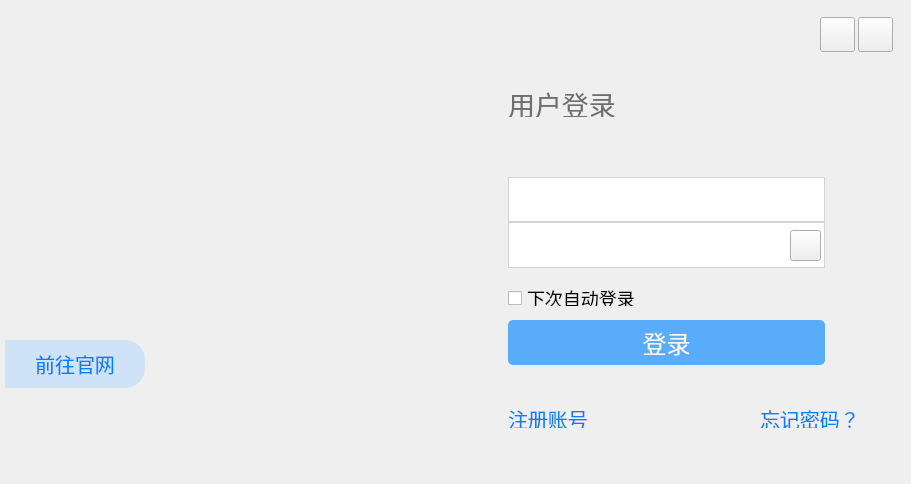
<?xml version="1.0" encoding="UTF-8"?>
<ui version="4.0">
 <class>Login_Register</class>
 <widget class="QWidget" name="Login_Register">
  <property name="geometry">
   <rect>
    <x>0</x>
    <y>0</y>
    <width>911</width>
    <height>484</height>
   </rect>
  </property>
  <property name="sizePolicy">
   <sizepolicy hsizetype="Expanding" vsizetype="Expanding">
    <horstretch>0</horstretch>
    <verstretch>0</verstretch>
   </sizepolicy>
  </property>
  <property name="font">
   <font>
    <family>黑体</family>
   </font>
  </property>
  <property name="windowTitle">
   <string>Login_Register</string>
  </property>
  <property name="styleSheet">
   <string notr="true">QWidget#Login_Register{
border-radius:10px;
}</string>
  </property>
  <widget class="QPushButton" name="btn_Min">
   <property name="geometry">
    <rect>
     <x>820</x>
     <y>17</y>
     <width>35</width>
     <height>35</height>
    </rect>
   </property>
   <property name="focusPolicy">
    <enum>Qt::NoFocus</enum>
   </property>
   <property name="styleSheet">
    <string notr="true">QPushButton#btn_Min
{
     border-image:url(:/image/Min01.png);
}
QPushButton:hover#btn_Min
{
     border-image:url(:/image/Min_hover.png);
}</string>
   </property>
   <property name="text">
    <string/>
   </property>
  </widget>
  <widget class="QPushButton" name="btn_Close">
   <property name="geometry">
    <rect>
     <x>858</x>
     <y>17</y>
     <width>35</width>
     <height>35</height>
    </rect>
   </property>
   <property name="focusPolicy">
    <enum>Qt::NoFocus</enum>
   </property>
   <property name="styleSheet">
    <string notr="true">QPushButton#btn_Close
{
      border-image: url(:/image/Close01.png);
}
QPushButton:hover#btn_Close
{
      border-image: url(:/image/Close_hover.png);
}</string>
   </property>
   <property name="text">
    <string/>
   </property>
  </widget>
  <widget class="QLabel" name="label_err">
   <property name="geometry">
    <rect>
     <x>508</x>
     <y>138</y>
     <width>250</width>
     <height>31</height>
    </rect>
   </property>
   <property name="font">
    <font>
     <pointsize>-1</pointsize>
    </font>
   </property>
   <property name="styleSheet">
    <string notr="true">color: rgb(251, 173, 88);
font-size:16px;</string>
   </property>
   <property name="text">
    <string/>
   </property>
  </widget>
  <widget class="ComboBox" name="combo_account">
   <property name="geometry">
    <rect>
     <x>508</x>
     <y>177</y>
     <width>317</width>
     <height>45</height>
    </rect>
   </property>
   <property name="styleSheet">
    <string notr="true">QComboBox{
	font-size:20px;
}
QComboBox#combo_account{
border:1px solid rgb(211,211,211);
height: 50px;
}
QComboBox:hover#combo_account{
border:1px solid rgb(255,170,0);
}
QComboBox::down-arrow#combo_account{
background-image: url(:/image/comboBox_btn (2).png);
background-repeat:no-repeat;
background-position:center;
height:5px;
width:12px;
}
QComboBox::down-arrow:hover#combo_account{
background-image: url(:/image/comboBox_btn (1).png);
background-repeat:no-repeat;
background-position:center;
height:5px;
width:12px;
}
QComboBox::down-arrow:checked#combo_account{
background-image: url(:/image/comboBox_btn (3).png);
background-repeat:no-repeat;
background-position:center;
height:5px;
width:12px;
}
QComboBox::drop-down{
	background-color: rgb(255,255,255);
}   

QComboBox QAbstractItemView::item {
    height: 45px;   
/* 项的高度（设置pComboBox-&gt;setView(new QListView());后，该项才起作用） */
}

/* QComboBox中的垂直滚动条 */
QComboBox QAbstractScrollArea QScrollBar:vertical {
    width: 10px;
    background-color: #d0d2d4;   /* 空白区域的背景色  灰色green */
}
 
QComboBox QAbstractScrollArea QScrollBar::handle:vertical {
    border-radius: 5px;   /* 圆角 */
    background: rgb(160,160,160);   /* 小方块的背景色深灰lightblue */
}
 
QComboBox QAbstractScrollArea QScrollBar::handle:vertical:hover {
    background: rgb(90, 91, 93);   /* 越过小方块的背景色yellow */
}
</string>
   </property>
   <property name="editable">
    <bool>true</bool>
   </property>
  </widget>
  <widget class="MyLineEdit" name="lineEdit_password">
   <property name="geometry">
    <rect>
     <x>508</x>
     <y>222</y>
     <width>317</width>
     <height>46</height>
    </rect>
   </property>
   <property name="styleSheet">
    <string notr="true">QLineEdit{
	font-size:20px;
}
QLineEdit#lineEdit_password{
border:1px solid rgb(211,211,211);
}
QLineEdit:hover#lineEdit_password{
border:1px solid rgb(255,170,0);
}</string>
   </property>
   <property name="text">
    <string/>
   </property>
  </widget>
  <widget class="QCheckBox" name="checkBox_autoLogin">
   <property name="geometry">
    <rect>
     <x>508</x>
     <y>290</y>
     <width>141</width>
     <height>16</height>
    </rect>
   </property>
   <property name="font">
    <font>
     <pointsize>-1</pointsize>
    </font>
   </property>
   <property name="focusPolicy">
    <enum>Qt::TabFocus</enum>
   </property>
   <property name="styleSheet">
    <string notr="true">QCheckBox{
	font-size:18px;
}
QCheckBox::indicator:unchecked{
    image:url(:/image/unchecked_1.png);
}

QCheckBox::indicator:unchecked:hover{
    image:url(:/image/unchecked_2.png);
}

QCheckBox::indicator:checked{
    image:url(:/image/checked_1.png);
}

QCheckBox::indicator:checked:hover{
    image:url(:/image/checked_2.png);
}</string>
   </property>
   <property name="text">
    <string>下次自动登录</string>
   </property>
  </widget>
  <widget class="QPushButton" name="btn_Login">
   <property name="geometry">
    <rect>
     <x>508</x>
     <y>320</y>
     <width>317</width>
     <height>45</height>
    </rect>
   </property>
   <property name="font">
    <font>
     <pointsize>-1</pointsize>
    </font>
   </property>
   <property name="focusPolicy">
    <enum>Qt::TabFocus</enum>
   </property>
   <property name="styleSheet">
    <string notr="true">QPushButton{
	font-size:24px;
}
QPushButton#btn_Login{
background-color:#58ACFA;
color: rgb(255, 245, 237);
border-radius:5px;
}
QPushButton:hover#btn_Login{
background-color:#A9E2F3;
color: rgb(255, 245, 237);
border-radius:5px;
}






</string>
   </property>
   <property name="text">
    <string>登录</string>
   </property>
  </widget>
  <widget class="QLabel" name="label_RegisterAccount">
   <property name="geometry">
    <rect>
     <x>508</x>
     <y>410</y>
     <width>91</width>
     <height>18</height>
    </rect>
   </property>
   <property name="font">
    <font>
     <pointsize>-1</pointsize>
    </font>
   </property>
   <property name="styleSheet">
    <string notr="true">QLabel{
	font-size:20px;
}
QLabel#label_RegisterAccount
{
color: #0080FF;
}
QLabel:hover#label_RegisterAccount
{
color: #01DFD7;
}</string>
   </property>
   <property name="text">
    <string>注册账号</string>
   </property>
  </widget>
  <widget class="QLabel" name="label_ForgetPW">
   <property name="geometry">
    <rect>
     <x>760</x>
     <y>410</y>
     <width>101</width>
     <height>18</height>
    </rect>
   </property>
   <property name="font">
    <font>
     <pointsize>-1</pointsize>
    </font>
   </property>
   <property name="styleSheet">
    <string notr="true">QLabel{
	font-size:20px;
}
QLabel#label_ForgetPW
{
color: #0080FF;
}
QLabel:hover#label_ForgetPW
{
color:#01DFD7;
}</string>
   </property>
   <property name="text">
    <string>忘记密码？</string>
   </property>
  </widget>
  <widget class="QLabel" name="label_picLove">
   <property name="geometry">
    <rect>
     <x>36</x>
     <y>26</y>
     <width>221</width>
     <height>55</height>
    </rect>
   </property>
   <property name="minimumSize">
    <size>
     <width>220</width>
     <height>55</height>
    </size>
   </property>
   <property name="styleSheet">
    <string notr="true">border-image: url(:/image/life_ring2.png);</string>
   </property>
   <property name="text">
    <string/>
   </property>
  </widget>
  <widget class="QPushButton" name="btn_GotoOfficialWeb">
   <property name="geometry">
    <rect>
     <x>5</x>
     <y>340</y>
     <width>140</width>
     <height>48</height>
    </rect>
   </property>
   <property name="font">
    <font>
     <pointsize>-1</pointsize>
    </font>
   </property>
   <property name="focusPolicy">
    <enum>Qt::NoFocus</enum>
   </property>
   <property name="styleSheet">
    <string notr="true">QPushButton{
	font-size:20px;
}
QPushButton#btn_GotoOfficialWeb{
border-top-right-radius:20px;
border-bottom-right-radius:20px;
background-color:#CEE3F6;
color: #0080FF;

}
QPushButton:hover#btn_GotoOfficialWeb{

color: #01DFD7;
}




</string>
   </property>
   <property name="text">
    <string>前往官网</string>
   </property>
  </widget>
  <widget class="QLabel" name="label_2">
   <property name="geometry">
    <rect>
     <x>508</x>
     <y>90</y>
     <width>131</width>
     <height>27</height>
    </rect>
   </property>
   <property name="font">
    <font>
     <pointsize>-1</pointsize>
    </font>
   </property>
   <property name="styleSheet">
    <string notr="true">color: rgb(110, 110, 110);
font-size:27px;</string>
   </property>
   <property name="text">
    <string>用户登录</string>
   </property>
  </widget>
  <widget class="QPushButton" name="btn_Change_1">
   <property name="geometry">
    <rect>
     <x>790</x>
     <y>230</y>
     <width>31</width>
     <height>31</height>
    </rect>
   </property>
   <property name="text">
    <string/>
   </property>
   <property name="iconSize">
    <size>
     <width>32</width>
     <height>32</height>
    </size>
   </property>
  </widget>
 </widget>
 <layoutdefault spacing="6" margin="11"/>
 <customwidgets>
  <customwidget>
   <class>MyLineEdit</class>
   <extends>QLineEdit</extends>
   <header location="global">mylineedit.h</header>
  </customwidget>
  <customwidget>
   <class>ComboBox</class>
   <extends>QComboBox</extends>
   <header location="global">combobox.h</header>
  </customwidget>
 </customwidgets>
 <resources/>
 <connections/>
</ui>
